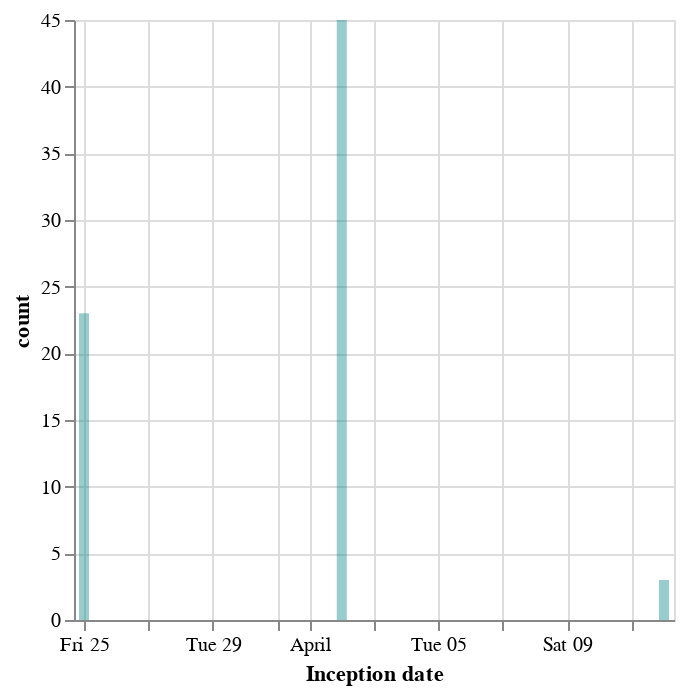

Here is the notebook cell this chart was saved with:
### Markdown cell above
From within a browser you get the error `Javascript Error: requirejs is not defined`, and external viewers
see no output.

As a (hopefully) short-term work-around, I have the `vlShow` helper,
which converts the `VegaLite` type into one that can be automatically-displayed by Jupyter Lab:

### Code cell
vlShow vl1

### Figure 1 — Vega-Lite specification as saved in the notebook (floating-point values rounded to 4 significant figures)
{"$schema": "https://vega.github.io/schema/vega-lite/v4.json", "background": "white", "data": {"format": {"parse": {"start": "date:'%Y-%m-%d'"}}, "values": [{"count": 23, "start": "2011-03-25"}, {"count": 45, "start": "2011-04-02"}, {"count": 3, "start": "2011-04-12"}]}, "description": "A very exciting bar chart", "encoding": {"x": {"axis": {"title": "Inception date"}, "field": "start", "type": "temporal"}, "y": {"field": "count", "type": "quantitative"}}, "mark": {"color": "teal", "opacity": 0.4, "type": "bar"}}
